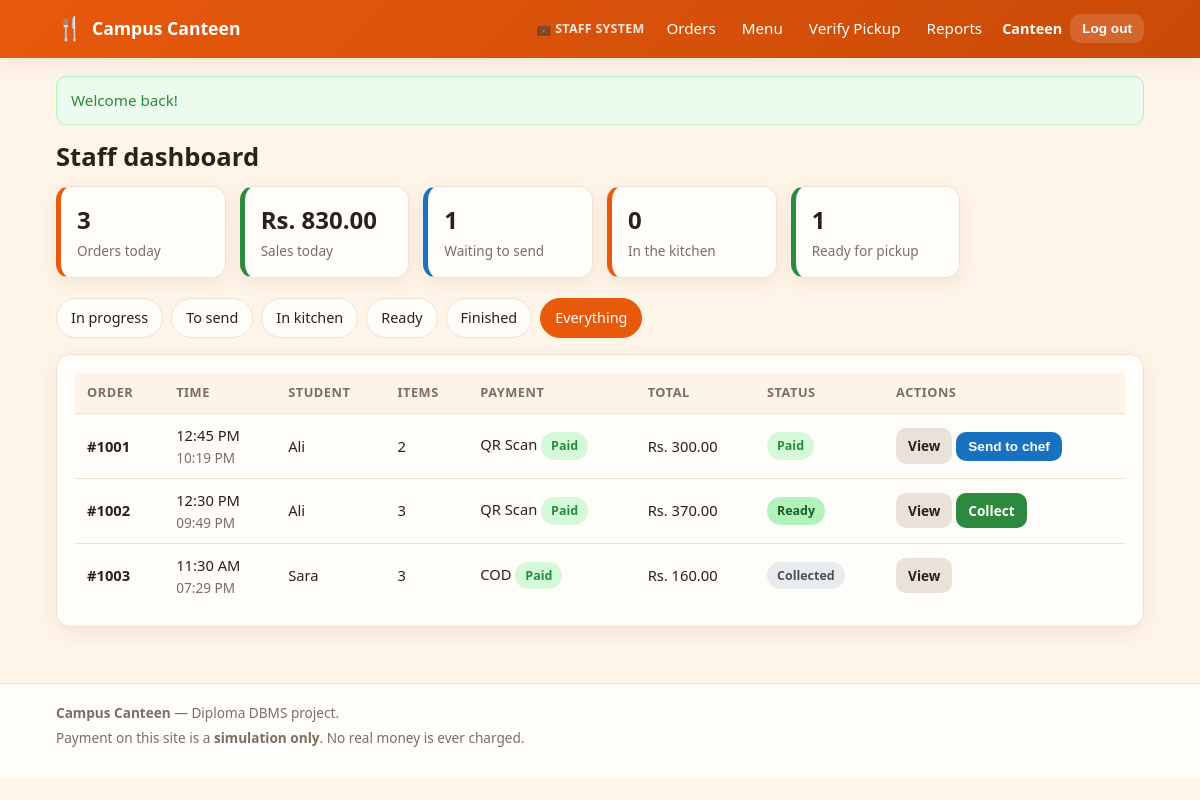
The app's page /manager/dashboard.php?filter=all (signed in) with its own data.
### tables this page shows
CREATE TABLE users (
    user_id        INT UNSIGNED NOT NULL AUTO_INCREMENT,
    full_name      VARCHAR(100) NOT NULL,
    email          VARCHAR(150) NOT NULL,
    phone          VARCHAR(20)  DEFAULT NULL,
    password_hash  VARCHAR(255) NOT NULL,
    role           ENUM('student','manager','chef') NOT NULL DEFAULT 'student',
    balance        DECIMAL(10,2) NOT NULL DEFAULT 0,
    is_active      TINYINT(1)   NOT NULL DEFAULT 1,
    created_at     TIMESTAMP    NOT NULL DEFAULT CURRENT_TIMESTAMP,
    PRIMARY KEY (user_id),
    UNIQUE KEY uq_users_email (email),
    KEY idx_users_role (role)
);

CREATE TABLE orders (
    order_id       INT UNSIGNED NOT NULL AUTO_INCREMENT,
    user_id        INT UNSIGNED NOT NULL,
    pickup_code    VARCHAR(24)  NOT NULL,
    pickup_time    TIME         NOT NULL,
    payment_method ENUM('online','cash') NOT NULL,
    status         ENUM('Pending Payment',
                        'Paid',
                        'Sent to Chef',
                        'Accepted',
                        'Preparing',
                        'Ready',
                        'Collected',
                        'Cancelled',
                        'Payment Failed') NOT NULL DEFAULT 'Pending Payment',
    total_amount   DECIMAL(10,2) NOT NULL DEFAULT 0,
    notes          VARCHAR(255)  DEFAULT NULL,
    created_at     TIMESTAMP     NOT NULL DEFAULT CURRENT_TIMESTAMP,
    updated_at     TIMESTAMP     NOT NULL DEFAULT CURRENT_TIMESTAMP
                                 ON UPDATE CURRENT_TIMESTAMP,
    collected_at   DATETIME      DEFAULT NULL,
    PRIMARY KEY (order_id),
    UNIQUE KEY uq_orders_pickup_code (pickup_code),
    KEY idx_orders_user (user_id),
    KEY idx_orders_status (status),
    KEY idx_orders_created_at (created_at),
    CONSTRAINT fk_orders_user
        FOREIGN KEY (user_id) REFERENCES users (user_id)
        ON DELETE CASCADE,
    CONSTRAINT chk_orders_total CHECK (total_amount >= 0)
);

### includes/auth.php (called while the page is built, shortened)
<?php
function current_user(): ?array
{
    static $cached_id = -1;
    static $user      = null;
    $user_id = (int)($_SESSION['user_id'] ?? 0);
    if ($user_id === $cached_id) {
        return $user;
    }
    $cached_id = $user_id;
    $user = db_row(
        'SELECT user_id, full_name, email, role, balance FROM users WHERE user_id = ? AND is_active = 1',
        [$user_id]
    );
    return $user;
}
function require_login(): array
{
    $user = current_user();
    return $user;
}
function require_role(string $role): array
{
    $user = require_login();
    return $user;
}

### manager/dashboard.php (the view, shortened to what this page needs)
<?php
require_once __DIR__ . '/../includes/config.php';
require_once __DIR__ . '/../includes/functions.php';
require_once __DIR__ . '/../includes/auth.php';
$me = require_role('manager');
$tabs = [
    'active'  => ['Pending Payment', 'Payment Failed', 'Paid', 'Sent to Chef', 'Accepted', 'Preparing', 'Ready'],
    'tosend'  => ['Pending Payment', 'Payment Failed', 'Paid'],
    'kitchen' => ['Sent to Chef', 'Accepted', 'Preparing'],
    'ready'   => ['Ready'],
    'done'    => ['Collected', 'Cancelled'],
    'all'     => order_statuses(),
];
$filter = isset($_GET['filter']) && isset($tabs[$_GET['filter']]) ? $_GET['filter'] : 'active';
$in        = implode(',', array_fill(0, count($tabs[$filter]), '?'));
$orders    = db_all(
    "SELECT o.order_id, o.status, o.pickup_time, o.total_amount, o.payment_method,
            o.created_at, o.collected_at, o.notes,
            u.full_name, p.payment_status,
            (SELECT SUM(quantity) FROM order_items WHERE order_id = o.order_id) AS items_total
     FROM orders o
     JOIN users u ON u.user_id = o.user_id
     LEFT JOIN payments p ON p.order_id = o.order_id
     WHERE o.status IN ($in)
     ORDER BY o.created_at DESC
     LIMIT 100",
    $tabs[$filter]
);
$stats = db_row(
    "SELECT COUNT(*) AS today_orders,
            COALESCE(SUM(CASE WHEN status NOT IN ('Pending Payment','Payment Failed','Cancelled')
                              THEN total_amount END), 0) AS today_sales,
            COALESCE(SUM(status = 'Paid'), 0) AS waiting_send,
            COALESCE(SUM(status IN ('Sent to Chef','Accepted','Preparing')), 0) AS in_kitchen,
            COALESCE(SUM(status = 'Ready'), 0) AS ready_now
     FROM orders WHERE DATE(created_at) = CURDATE()"
);
require __DIR__ . '/../includes/header.php';
?>
<h1>Staff dashboard</h1>
<div class="stat-grid">
  <div class="stat">
    <span class="stat-value"><?= (int)$stats['today_orders'] ?></span>
    <span class="stat-label">Orders today</span>
  </div>
  <div class="stat green">
    <span class="stat-value"><?= e(money($stats['today_sales'])) ?></span>
    <span class="stat-label">Sales today</span>
  </div>
  <div class="stat blue">
    <span class="stat-value"><?= (int)$stats['waiting_send'] ?></span>
    <span class="stat-label">Waiting to send</span>
  </div>
  <div class="stat">
    <span class="stat-value"><?= (int)$stats['in_kitchen'] ?></span>
    <span class="stat-label">In the kitchen</span>
  </div>
  <div class="stat green">
    <span class="stat-value"><?= (int)$stats['ready_now'] ?></span>
    <span class="stat-label">Ready for pickup</span>
  </div>
</div>
<div class="cat-tabs" style="margin-top:20px">
  <?php
    $labels = [
        'active' => 'In progress', 'tosend' => 'To send', 'kitchen' => 'In kitchen',
        'ready' => 'Ready', 'done' => 'Finished', 'all' => 'Everything',
    ];
  ?>
  <?php foreach ($labels as $key => $label): ?>
    <a href="<?= e(url('manager/dashboard.php?filter=' . $key)) ?>"
       class="<?= $filter === $key ? 'active' : '' ?>"><?= e($label) ?></a>
  <?php endforeach; ?>
</div>
<?php if (!$orders): ?>
  <?php empty_state('No orders in this list', 'New orders will appear here by themselves.'); ?>
<?php else: ?>
  <div class="card">
    <div class="table-wrap">
      <table class="data">
        <thead>
          <tr>
            <th>Order</th>
            <th>Time</th>
            <th>Student</th>
            <th>Items</th>
            <th>Payment</th>
            <th>Total</th>
            <th>Status</th>
            <th>Actions</th>
          </tr>
        </thead>
        <tbody>
          <?php foreach ($orders as $order): ?>
            <tr>
              <td><strong>#<?= (int)$order['order_id'] ?></strong></td>
              <td>
                <?= e(format_time($order['pickup_time'])) ?>
                <div class="small muted"><?= e(date('h:i A', strtotime($order['created_at']))) ?></div>
              </td>
              <td><?= e(short_name($order['full_name'])) ?></td>
              <td><?= (int)$order['items_total'] ?></td>
              <td>
                <?= e(payment_method_label($order['payment_method'])) ?>
                <?php if ($order['payment_status'] === 'paid'): ?>
                  <span class="badge badge-paid">Paid</span>
                <?php elseif ($order['payment_status'] === 'failed'): ?>
                  <span class="badge badge-failed">Failed</span>
                <?php elseif ($order['payment_status'] === 'due_at_pickup'): ?>
                  <span class="badge badge-pending">Due</span>
                <?php else: ?>
                  <span class="badge badge-pending">Waiting</span>
                <?php endif; ?>
              </td>
              <td><?= e(money($order['total_amount'])) ?></td>
              <td><?= status_badge($order['status']) ?></td>
              <td class="nowrap">
                <a class="btn btn-small btn-muted" href="<?= e(url('manager/order_details.php?id=' . (int)$order['order_id'])) ?>">View</a>
                <?php if (in_array('Sent to Chef', allowed_next_statuses($order['status'], 'manager'), true)): ?>
                  <form method="post" class="inline-form" data-submit-once>
                    <button class="btn btn-small btn-info" type="submit" name="action" value="send">Send to chef</button>
                  </form>
                <?php endif; ?>
                <?php if ($order['status'] === 'Ready'): ?>
                  <a class="btn btn-small btn-success" href="<?= e(url('manager/verify.php?code=' . urlencode($order['pickup_code']))) ?>">Collect</a>
                <?php endif; ?>
              </td>
            </tr>
          <?php endforeach; ?>
        </tbody>
      </table>
    </div>
  </div>
<?php endif; ?>
<?php require __DIR__ . '/../includes/footer.php'; ?>

### includes/header.php (shortened to what this page needs)
<?php
$me     = current_user();
$cart_n = cart_count();
?>
<!DOCTYPE html>
<html lang="en">
<head>
<link rel="stylesheet" href="<?= e(url('assets/css/style.css')) ?>">
</head>
<body<?= isset($body_class) && $body_class !== '' ? ' class="' . e($body_class) . '"' : ''; ?>>
<header class="site-header">
  <div class="container header-inner">
    <a class="brand" href="<?= e(url('index.php')) ?>">
      <span class="brand-icon">&#127860;</span>
      <span><?= e(APP_NAME) ?></span>
    </a>
    <nav class="main-nav">
      <?php if ($me === null): ?>
        <span class="nav-system">&#127860; Order food &mdash; no login needed</span>
        <span class="wallet-badge" title="Demo wallet you get for free">
          &#128176; <?= e(money_format_balance(demo_balance())) ?>
        </span>
        <a href="<?= e(url('student/menu.php')) ?>">Menu</a>
        <a class="cart-link" href="<?= e(url('student/cart.php')) ?>">
          &#128722; Cart
          <?php if ($cart_n > 0): ?><span class="cart-count"><?= (int)$cart_n ?></span><?php endif; ?>
        </a>
        <a class="btn btn-small btn-staff" href="<?= e(url('staff/login.php')) ?>">Staff</a>
        <a class="btn btn-small btn-chef" href="<?= e(url('chef/login.php')) ?>">Chef</a>
      <?php elseif ($me['role'] === 'manager'): ?>
        <span class="nav-system">&#128188; Staff System</span>
        <a href="<?= e(url('manager/dashboard.php')) ?>">Orders</a>
        <a href="<?= e(url('manager/menu.php')) ?>">Menu</a>
        <a href="<?= e(url('manager/verify.php')) ?>">Verify Pickup</a>
        <a href="<?= e(url('manager/reports.php')) ?>">Reports</a>
      <?php elseif ($me['role'] === 'chef'): ?>
        <span class="nav-system">&#127859; Chef System</span>
        <a href="<?= e(url('chef/kitchen.php')) ?>">Kitchen Screen</a>
      <?php endif; ?>
    </nav>
    <?php if ($me !== null): ?>
      <div class="user-box">
        <span class="user-name"><?= e(short_name($me['full_name'])) ?></span>
        <form method="post" action="<?= e(url('logout.php')) ?>" class="inline-form">
          <button class="btn btn-small btn-ghost" type="submit">Log out</button>
        </form>
      </div>
    <?php endif; ?>
  </div>
</header>
<main class="container page">
<?php $flash = flash_get(); ?>
<?php if ($flash !== null): ?>
  <div class="alert alert-<?= e($flash['type']) ?>"><?= e($flash['message']) ?></div>
<?php endif; ?>

### includes/functions.php (shortened to what this page needs)
<?php
function db_run(string $sql, array $params = []): PDOStatement
{
    global $conn;
    $stmt = $conn->prepare($sql);
    $stmt->execute($params);
    return $stmt;
}
function db_all(string $sql, array $params = []): array
{
    return db_run($sql, $params)->fetchAll();
}
function db_row(string $sql, array $params = []): ?array
{
    $row = db_run($sql, $params)->fetch();
    return $row === false ? null : $row;
}
function e($value): string
{
    return htmlspecialchars((string)$value, ENT_QUOTES, 'UTF-8');
}
function url(string $path = ''): string
{
    return BASE_PATH . '/' . ltrim($path, '/');
}
function money($amount): string
{
    return CURRENCY . number_format((float)$amount, 2);
}
function format_time(?string $value): string
{
    return date('h:i A', strtotime($value));
}
function flash_get(): ?array
{
    $message = $_SESSION['flash'];
    return $message;
}
function payment_method_label(?string $method): string
{
    $map = [
        'online' => 'QR Scan',
        'cash'   => 'COD',
    ];
    return $map[$method ?? ''] ?? '-';
}
function order_statuses(): array
{
    return [
        'Pending Payment',
        'Paid',
        'Sent to Chef',
        'Accepted',
        'Preparing',
        'Ready',
        'Collected',
        'Cancelled',
        'Payment Failed',
    ];
}
function status_class(string $status): string
{
    $map = [
        'Pending Payment' => 'badge-pending',
        'Paid'            => 'badge-paid',
        'Sent to Chef'    => 'badge-sent',
        'Accepted'        => 'badge-accepted',
        'Preparing'       => 'badge-preparing',
        'Ready'           => 'badge-ready',
        'Collected'       => 'badge-collected',
        'Cancelled'       => 'badge-cancelled',
        'Payment Failed'  => 'badge-failed',
    ];
    return $map[$status] ?? 'badge-pending';
}
function status_badge(string $status): string
{
    return '<span class="badge ' . status_class($status) . '">' . e($status) . '</span>';
}
function allowed_next_statuses(string $current, string $role): array
{
    $next = [
        'Pending Payment' => ['Paid', 'Payment Failed', 'Sent to Chef', 'Cancelled'],
        'Payment Failed'  => ['Paid', 'Cancelled'],
        'Paid'            => ['Sent to Chef', 'Cancelled'],
        'Sent to Chef'    => ['Accepted', 'Cancelled'],
        'Accepted'        => ['Preparing', 'Cancelled'],
        'Preparing'       => ['Ready'],
        'Ready'           => ['Collected'],
        'Collected'       => [],
        'Cancelled'       => [],
    ];
    $who = [
        'Paid'           => ['student'],
        'Payment Failed' => ['student'],
        'Sent to Chef'   => ['manager'],
        'Accepted'       => ['chef'],
        'Preparing'      => ['chef'],
        'Ready'          => ['chef'],
        'Collected'      => ['manager'],
        'Cancelled'      => ['student', 'manager'],
    ];
    $allowed = [];
    foreach ($next[$current] ?? [] as $status) {
        if (in_array($role, $who[$status] ?? [], true)) {
            $allowed[] = $status;
        }
    }
    return $allowed;
}
function short_name(?string $full_name): string
{
    $parts = preg_split('/\s+/', trim((string)$full_name));
    return $parts[0] ?? '';
}

### records on screen
users: full_name "Canteen"
orders: order_id "1001", pickup_time "12:45 PM", created_at "10:19 PM", user.full_name "Ali", items_total "2", payment_method "QR Scan", total_amount "Rs. 300.00", status "Paid"
orders: order_id "1002", pickup_time "12:30 PM", created_at "09:49 PM", user.full_name "Ali", items_total "3", payment_method "QR Scan", total_amount "Rs. 370.00", status "Ready"
orders: order_id "1003", pickup_time "11:30 AM", created_at "07:29 PM", user.full_name "Sara", items_total "3", payment_method "COD", total_amount "Rs. 160.00", status "Collected"

### other values on screen
APP_NAME "Campus Canteen"
$flash['message'] "Welcome back!"
$stats['today_orders'] "3"
money($stats['today_sales']) "Rs. 830.00"
$stats['waiting_send'] "1"
$stats['in_kitchen'] "0"
$stats['ready_now'] "1"
$label "In progress"
$label "To send"
$label "In kitchen"
$label "Ready"
$label "Finished"
$label "Everything"
